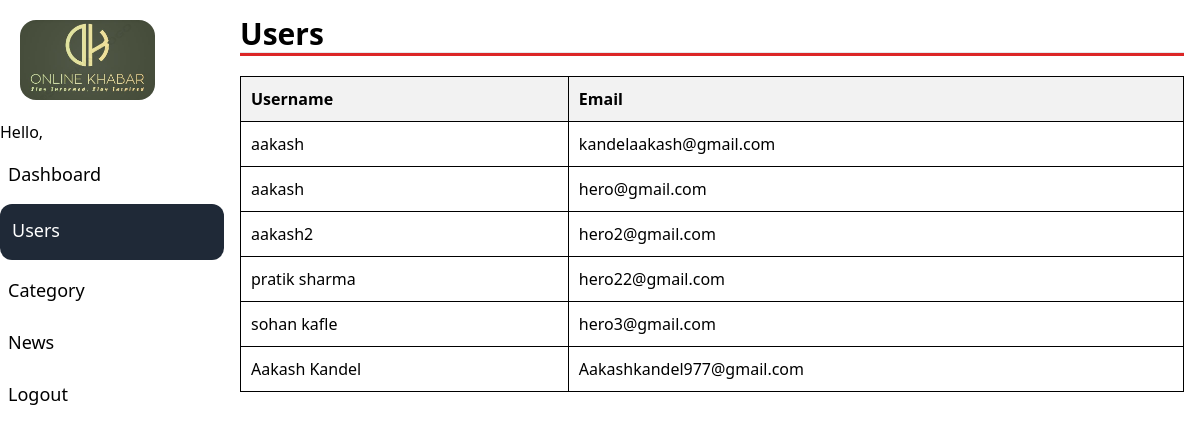
Screenshot of /admin/users.php (signed in) with the database file from the repository.
### tables this page shows
CREATE TABLE `viewer` (
  `id` int(11) NOT NULL,
  `fullname` varchar(100) NOT NULL,
  `email` varchar(100) NOT NULL,
  `password` varchar(100) NOT NULL,
  `interest` varchar(100) NOT NULL
);

### admin/users.php (the view, shortened to what this page needs)
<?php
include('../includes/dbconnection.php');
include('header.php');
?>
<body>
<h1 class="text-3xl font-bold">Users</h1>
<hr class="h-1 bg-red-600">
<div class="mt-5">
    <table style="width: 100%; border-collapse: collapse;">
        <thead>
            <tr>
                <th style="border: 1px solid black; padding: 10px; background-color: #f2f2f2; text-align: left;">Username</th>
                <th style="border: 1px solid black; padding: 10px; background-color: #f2f2f2; text-align: left;">Email</th>
            </tr>
        </thead>
        <tbody>
            <?php
            $qry = "SELECT fullname, email FROM viewer";
            $result = mysqli_query($con, $qry);
            if (mysqli_num_rows($result) > 0) {
                while($row = mysqli_fetch_assoc($result)) {
                    echo "<tr>";
                    echo "<td style='border: 1px solid black; padding: 10px;'>" . $row['fullname'] . "</td>";
                    echo "<td style='border: 1px solid black; padding: 10px;'>" . $row['email'] . "</td>";
                    echo "</tr>";
                }
            } else {
                echo "<tr><td colspan='4' style='border: 1px solid black; padding: 10px; text-align: center;'>No users found</td></tr>";
            }
            ?>
        </tbody>
    </table>
</div>
<?php include('footer.php'); ?>
</body>
</html>

### rows the page displays
viewer: fullname "aakash", email "kandelaakash@gmail.com"
viewer: fullname "aakash", email "hero@gmail.com"
viewer: fullname "aakash2", email "hero2@gmail.com"
viewer: fullname "pratik sharma", email "hero22@gmail.com"
viewer: fullname "sohan kafle", email "hero3@gmail.com"
viewer: fullname "Aakash Kandel", email "Aakashkandel977@gmail.com"
